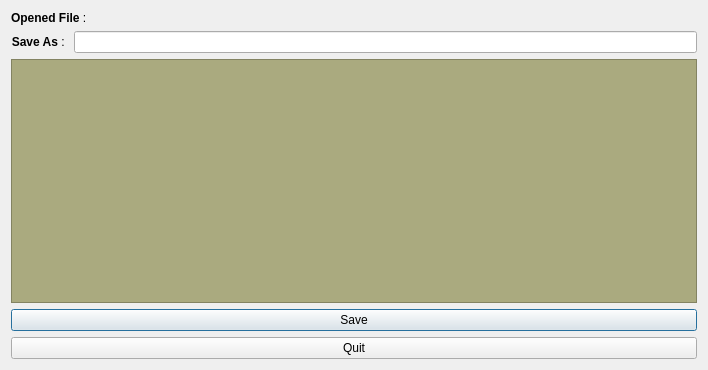
<?xml version="1.0" encoding="UTF-8"?>
<ui version="4.0">
 <class>dlgOut</class>
 <widget class="QDialog" name="dlgOut">
  <property name="geometry">
   <rect>
    <x>0</x>
    <y>0</y>
    <width>708</width>
    <height>370</height>
   </rect>
  </property>
  <property name="windowTitle">
   <string>Dialog</string>
  </property>
  <layout class="QVBoxLayout" name="verticalLayout">
   <item>
    <layout class="QHBoxLayout" name="horizontalLayout">
     <item>
      <widget class="QLabel" name="label_2">
       <property name="text">
        <string>&lt;html&gt;&lt;head/&gt;&lt;body&gt;&lt;p&gt;&lt;span style=&quot; font-weight:600;&quot;&gt;Opened File &lt;/span&gt;: &lt;/p&gt;&lt;/body&gt;&lt;/html&gt;</string>
       </property>
      </widget>
     </item>
     <item>
      <widget class="QLabel" name="wid_lbl_fname">
       <property name="text">
        <string/>
       </property>
      </widget>
     </item>
    </layout>
   </item>
   <item>
    <layout class="QHBoxLayout" name="horizontalLayout_2">
     <item>
      <widget class="QLabel" name="label_3">
       <property name="text">
        <string>&lt;html&gt;&lt;head/&gt;&lt;body&gt;&lt;p align=&quot;right&quot;&gt;&lt;span style=&quot; font-weight:600;&quot;&gt;Save As &lt;/span&gt;: &lt;/p&gt;&lt;/body&gt;&lt;/html&gt;</string>
       </property>
      </widget>
     </item>
     <item>
      <widget class="QLineEdit" name="wid_le_saveas"/>
     </item>
    </layout>
   </item>
   <item>
    <widget class="QPlainTextEdit" name="plainTextEdit">
     <property name="font">
      <font>
       <family>Consolas</family>
       <pointsize>10</pointsize>
       <weight>75</weight>
       <bold>true</bold>
      </font>
     </property>
     <property name="styleSheet">
      <string notr="true">background-color: rgb(170, 170, 127);</string>
     </property>
    </widget>
   </item>
   <item>
    <widget class="QPushButton" name="cmdSave">
     <property name="text">
      <string>Save</string>
     </property>
    </widget>
   </item>
   <item>
    <widget class="QPushButton" name="pushButton">
     <property name="text">
      <string>Quit</string>
     </property>
    </widget>
   </item>
  </layout>
 </widget>
 <resources/>
 <connections>
  <connection>
   <sender>pushButton</sender>
   <signal>clicked()</signal>
   <receiver>dlgOut</receiver>
   <slot>close()</slot>
   <hints>
    <hint type="sourcelabel">
     <x>353</x>
     <y>349</y>
    </hint>
    <hint type="destinationlabel">
     <x>353</x>
     <y>184</y>
    </hint>
   </hints>
  </connection>
 </connections>
</ui>
